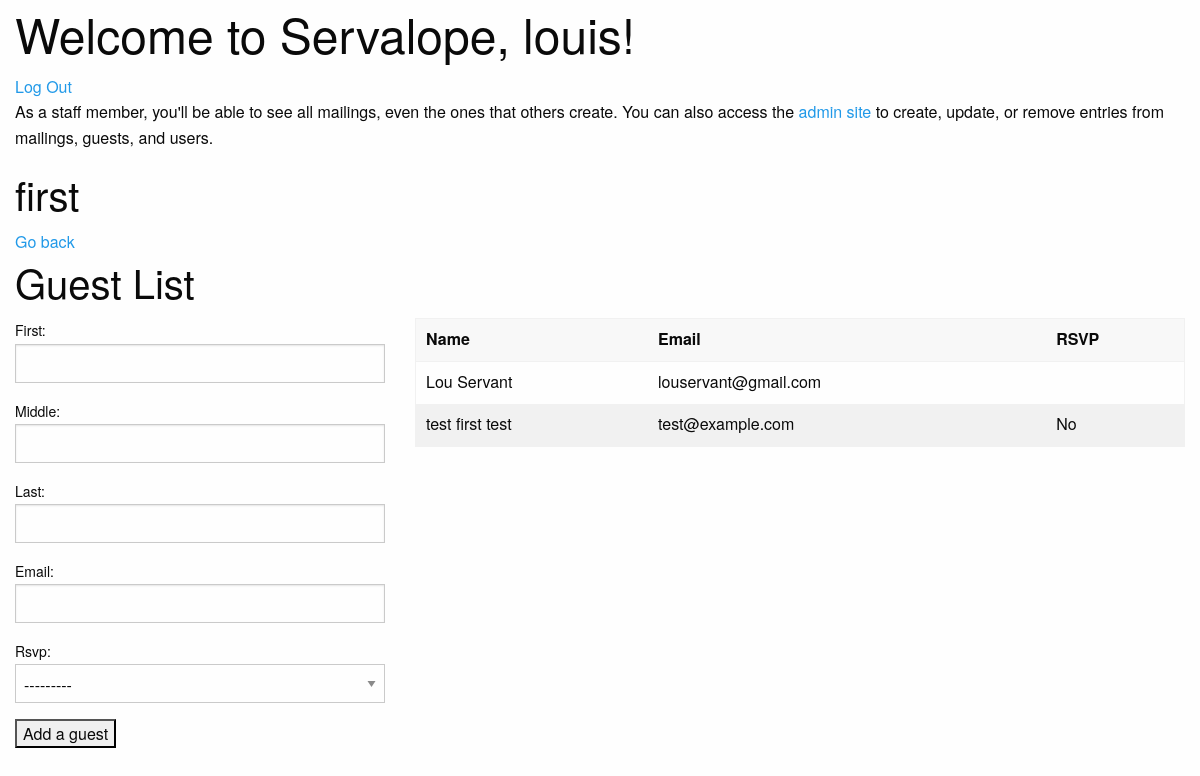
Screenshot of /mailings/1/ (signed in) with the database file from the repository.
### servalope/models.py (models this page shows, shortened)
class Mailing(models.Model):
    name = models.CharField(max_length=100)
    date = models.DateField(default=datetime.datetime.today)
    message = models.CharField(blank=True, max_length=100)
    customer = models.ForeignKey(User,on_delete=models.CASCADE,null=True)

class Guest(models.Model):
    RSVP_CHOICES = (
        ('Y','Yes'),
        ('M','Maybe'),
        ('N','No'),
    )
    first = models.CharField(blank=True, max_length=100)
    middle = models.CharField(blank=True, max_length=100)
    last = models.CharField(blank=True, max_length=100)
    email = models.EmailField()
    mailing = models.ForeignKey(Mailing,on_delete=models.CASCADE)
    rsvp = models.CharField(choices=RSVP_CHOICES,max_length=1)

### servalope/views.py (the view)
# urls.py: url(r'^mailings/(?P<pk>[0-9])+/$', login_required(MailingDetailView.as_view()),name="mailing"),
class MailingDetailView(DetailView):
    model = Mailing
    def get_context_data(self, **kwargs):
        context = super(MailingDetailView, self).get_context_data(**kwargs)
        context['guest_list'] = Guest.objects.filter(mailing=context['mailing'])
        guest_form = GuestForm()
        guest_form.fields['mailing'].widget = forms.HiddenInput()
        guest_form.fields['mailing'].initial = context['mailing']
        context['create_form'] = guest_form
        return context

### servalope/forms.py
class GuestForm(ModelForm):
    class Meta:
        model = Guest
        fields = [
            'first',
            'middle',
            'last',
            'email',
            'mailing',
            'rsvp'
        ]

### servalope/templates/servalope/mailing_detail.html (shortened to what this page needs)
{% extends "servalope/base.html" %}
{% block content %}
  <h2>{{ mailing.name }}</h2>
  <a href="{% url 'servalope:mailing-list' %}">Go back</a>
  <h2>Guest List</h2>
  <div class="row">
    <div class="large-4 columns">
      <form action="{% url 'servalope:add-guest' %}" method="post">
        {{ create_form }}
        <input type="submit" value="Add a guest">
      </form>
    </div>
    <div class="large-8 columns">
      <table>
        <thead>
          <tr>
            <th>Name</th>
            <th>Email</th>
            <th>RSVP</th>
          </tr>
        </thead>
        <tbody>
          {% for guest in guest_list %}
          <tr>
            <td>{{ guest.first }} {{ guest.middle }} {{ guest.last }}</td>
            <td>{{ guest.email }}</td>
            <td>{{ guest.get_rsvp_display}}</td>
          </tr>
          {% endfor %}
        </tbody>
      </table>
    </div>
  </div>
{% endblock %}

### servalope/templates/servalope/base.html (shortened to what this page needs)
{% load static %}
<!doctype html>
<html class="no-js" lang="en" dir="ltr">
  <head>
    <link rel="stylesheet" href="{% static 'foundation/css/foundation.min.css' %}">
    <link rel="stylesheet" href="{% static 'foundation/css/app.css' %}">
  </head>
  <body>
    <div class="row">
      <div class="large-12 columns">
        {% if user.is_authenticated %}
          <h1>Welcome to Servalope, {{ user.username }}!</h1>
          <a href="{% url 'servalope:logout' %}">Log Out</a>
          {% if user.is_superuser %}
          <p>
            As a staff member, you'll be able to see all mailings, even the ones that others create.  You can also access the <a href="/admin">admin site</a> to create, update, or remove entries from mailings, guests, and users.
          </p>
          {% endif %}
        {% else %}
          <h1>Welcome to Servalope!</h1>
        {% endif %}
      </div>
    </div>
    <div class="row">
      <div class="large-12 columns">
        {% block content %}{% endblock %}
      </div>
    </div>
  </body>
</html>

### rows the page displays
Mailing: name "first"
Guest: first "Lou", last "Servant", email "louservant@gmail.com"
Guest: first "test", middle "first", last "test", email "test@example.com", rsvp "No"

### other values shown
{{ user.username }} "louis"
